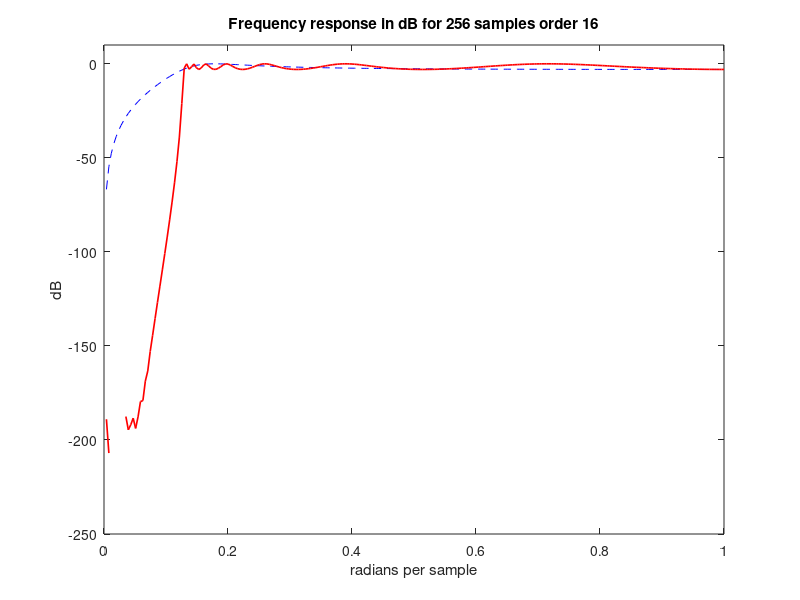

This chart was generated by the following MATLAB code:
clear all; clc;
%%% a subquestion %%%
N = 2;      %order
samples = 256; %samples for plot
wc = 2;     %cuttof angular frequency rad/sec 
d_ripple = 3; %passband ripple in dB
Ts = 0.2;   %sampling period
fs = 1/Ts;  %sampling frequency
fmax = fs/2;
fc = wc/(2*pi);%cutoff frequency hz
fc_dig = fc/(fs/2); %normalize frequency 

[num1 , den1] = cheby1(N, d_ripple, fc_dig, "high", "z"); %fc_dig*2*pi because we want rad/sec
[hd, wd]=freqz(num1, den1, samples); %hd frequency response , wd angular frequency response

w = [0:1/(samples-1):1]; %normalized
figure();
plot(w, mag2db(abs(hd)), "Color", "b", "LineStyle","--", "LineWidth",0.7);
title("Frequency response in dB for 256 samples order 2");
ylabel("dB");
xlabel("radians per sample");
hold on;
%%% b subquestion %%%
N2= 16;
[num2 , den2] = cheby1(N2, d_ripple, fc_dig, "high", "z");
[hd2, wd2]=freqz(num2, den2, samples);
plot(w, mag2db(abs(hd2)), "Color", "r", "LineWidth", 1.2);axis([0 1 -250 10])
title("Frequency response in dB for 256 samples order 16");
ylabel("dB");
xlabel("radians per sample");

